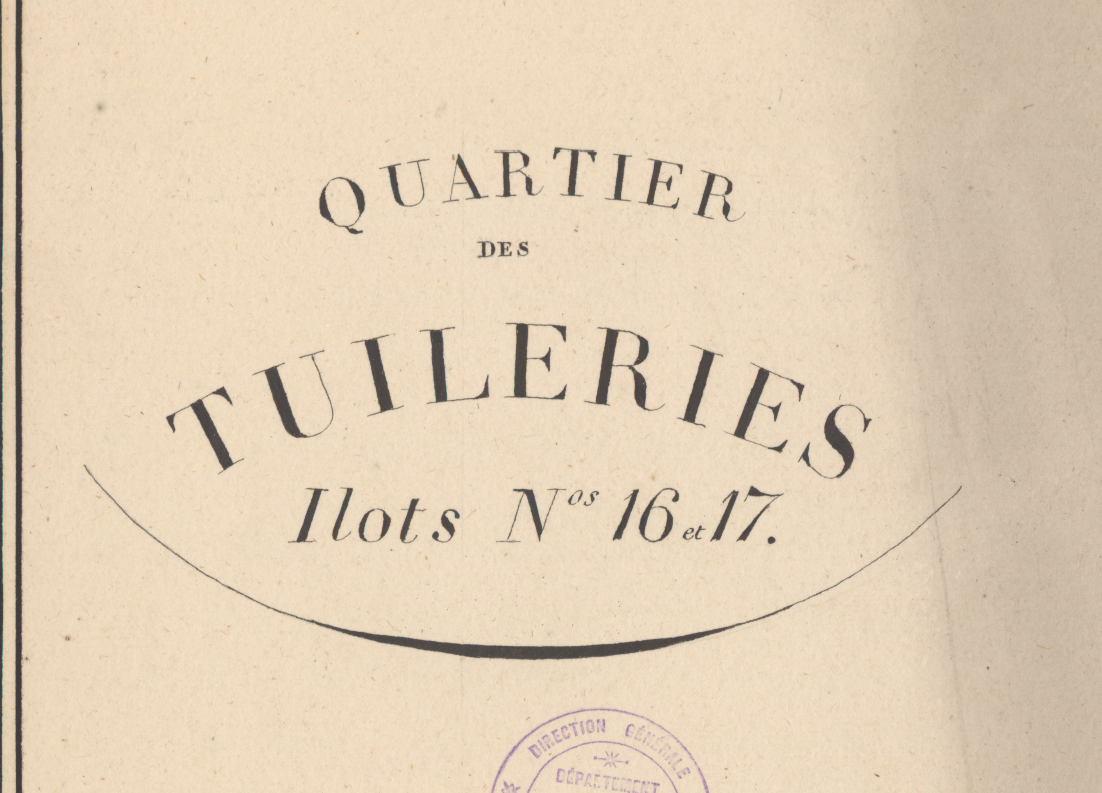
#> input picture Lab work 3/cadastre1.png, 1102 x 793 px
$ python text_extraction.py
#> lines starting #> are read from the running program, lines starting #| are printed output that depends on the picture; after the words box and inside, x2 and y2 are one past the last pixel; in counts of white or black regions, pixels touching at a corner belong together
import cv2 as cv
import numpy as np
from matplotlib import pyplot as plt

# load two images
img = cv.imread('cadastre1.png',0)
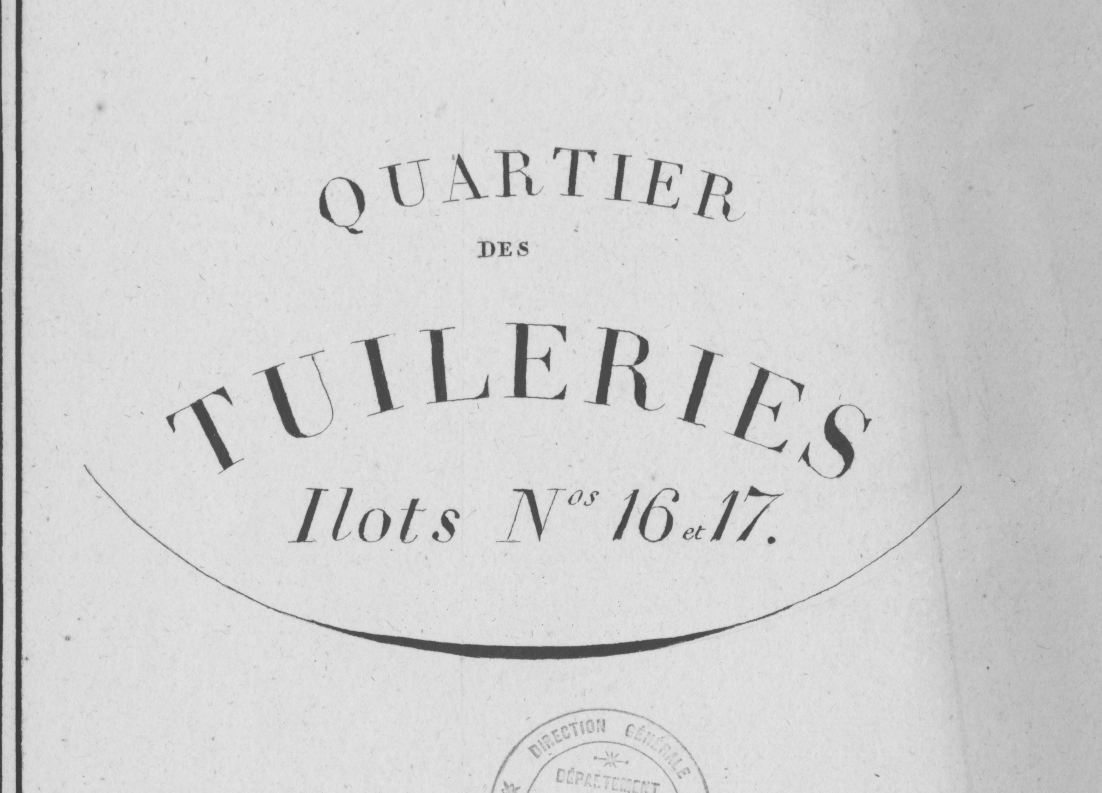
#> img: shape (793, 1102); min 56, max 237, mean 209.4
img = cv.medianBlur(img,5)

# make binary image
mask = cv.adaptiveThreshold(img,255,cv.ADAPTIVE_THRESH_MEAN_C,\
            cv.THRESH_BINARY_INV,21,14)
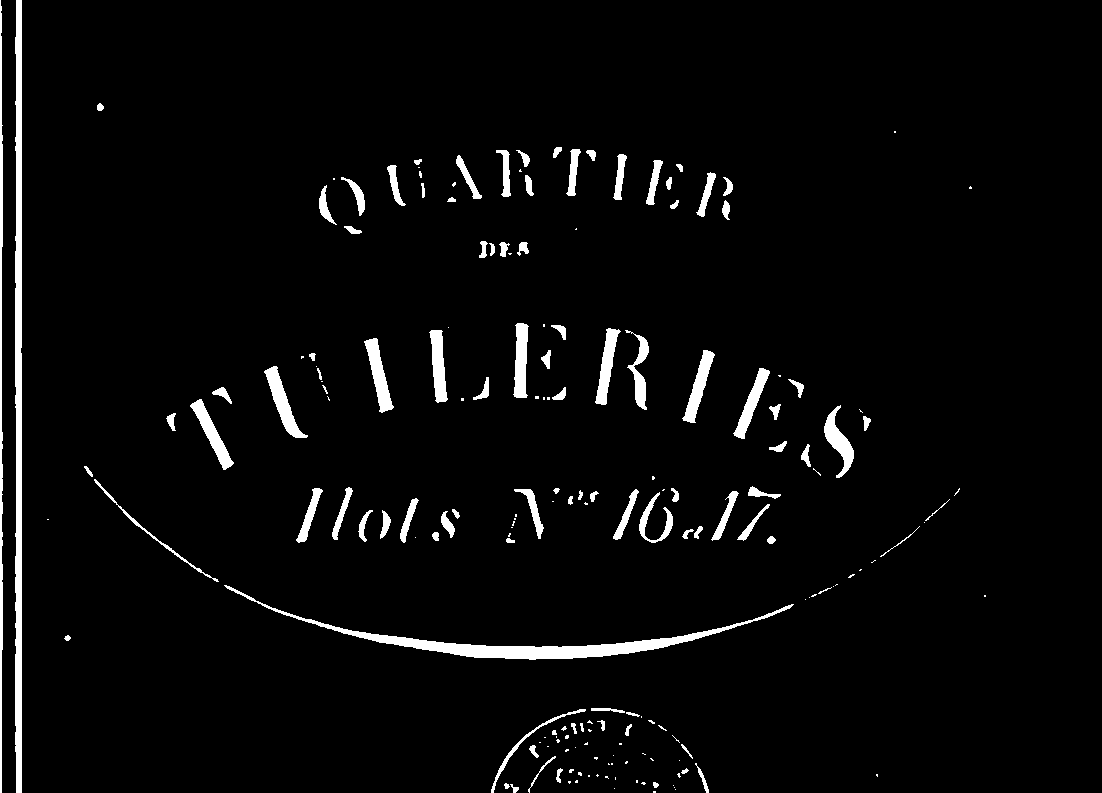
#> mask: shape (793, 1102); 3.6% white; 186 white regions (87 under 20 px), largest, box (x1, y1, x2, y2) and area: (15, 0, 22, 793) 5081, (224, 585, 794, 660) 4460, (0, 0, 3, 793) 1833

# make kernel through the image
kernel = np.ones((5,5), np.uint8)
kernel2 = np.ones((10,10), np.uint8)
dilation = cv.dilate(mask,kernel,iterations = 2)
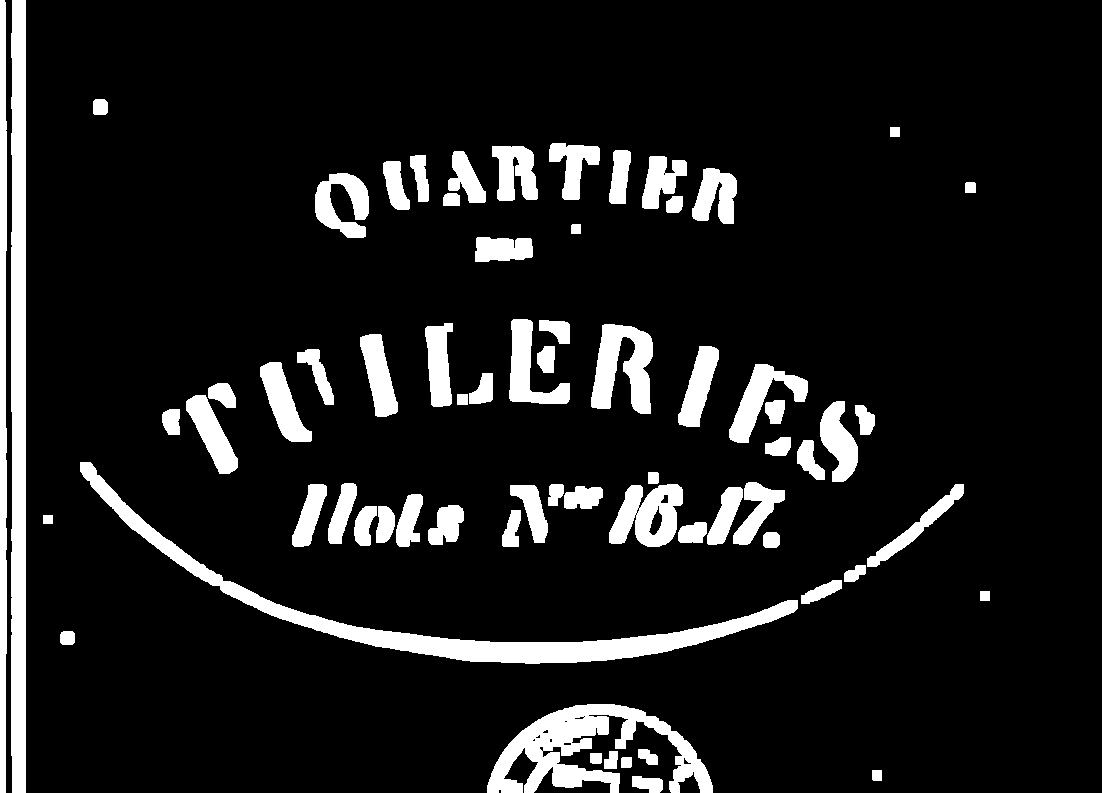
#> dilation: shape (793, 1102); 10.7% white; 68 white regions, largest, box (x1, y1, x2, y2) and area: (80, 462, 798, 664) 12514, (11, 0, 26, 793) 11547, (487, 704, 713, 793) 8601
# use opening morphology
opening = cv.morphologyEx(dilation, cv.MORPH_OPEN, kernel2)
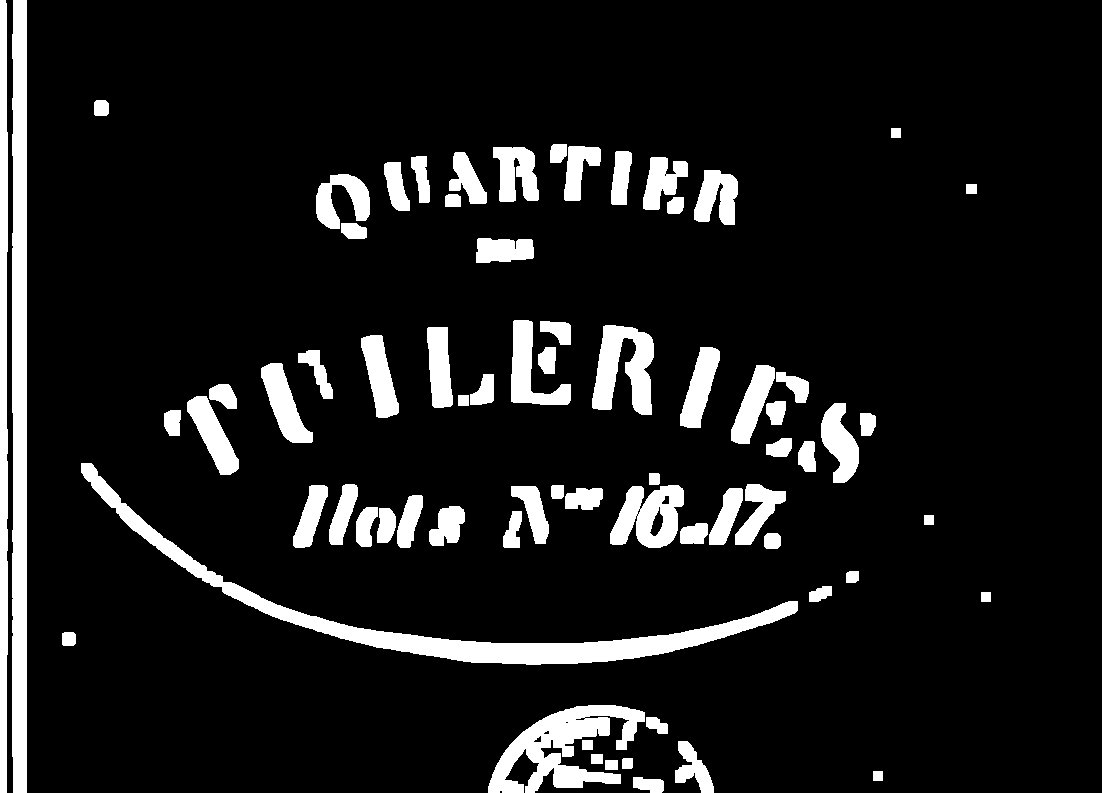
#> opening: shape (793, 1102); 10.4% white; 71 white regions, largest, box (x1, y1, x2, y2) and area: (81, 463, 798, 665) 12467, (12, 0, 27, 793) 11547, (488, 705, 645, 793) 6441

titles = ['Image',
        'mask',
        'Extra']
images = [img, mask, opening]

for i in range(3):
    plt.subplot(2,2,i+1),plt.imshow(images[i],'gray')
    plt.title(titles[i])
    plt.xticks([]),plt.yticks([])
plt.show()
